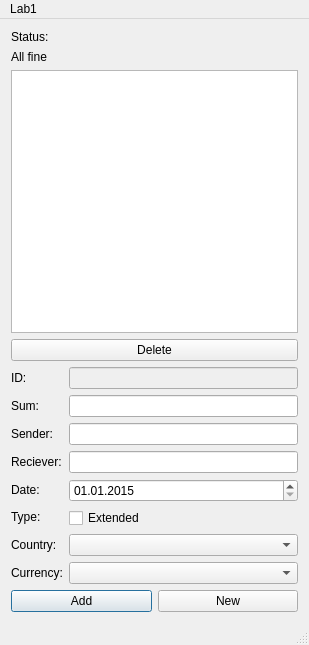
<?xml version="1.0" encoding="UTF-8"?>
<ui version="4.0">
 <class>MainWindow</class>
 <widget class="QMainWindow" name="MainWindow">
  <property name="geometry">
   <rect>
    <x>0</x>
    <y>0</y>
    <width>309</width>
    <height>645</height>
   </rect>
  </property>
  <property name="windowTitle">
   <string>Lab1</string>
  </property>
  <widget class="QWidget" name="centralWidget">
   <layout class="QVBoxLayout" name="verticalLayout_8">
    <item>
     <layout class="QVBoxLayout" name="verticalLayout_7">
      <item>
       <layout class="QVBoxLayout" name="verticalLayout_6">
        <item>
         <layout class="QVBoxLayout" name="verticalLayout_5">
          <item>
           <layout class="QVBoxLayout" name="verticalLayout_4">
            <item>
             <widget class="QLabel" name="label_5">
              <property name="text">
               <string>Status:</string>
              </property>
             </widget>
            </item>
            <item>
             <widget class="QLabel" name="label_9">
              <property name="text">
               <string>All fine</string>
              </property>
             </widget>
            </item>
            <item>
             <widget class="QListWidget" name="listWidget"/>
            </item>
           </layout>
          </item>
          <item>
           <widget class="QPushButton" name="pushButton_3">
            <property name="text">
             <string>Delete</string>
            </property>
           </widget>
          </item>
         </layout>
        </item>
       </layout>
      </item>
      <item>
       <layout class="QVBoxLayout" name="verticalLayout_3">
        <item>
         <layout class="QHBoxLayout" name="horizontalLayout">
          <item>
           <layout class="QVBoxLayout" name="verticalLayout">
            <item>
             <widget class="QLabel" name="label_6">
              <property name="text">
               <string>ID:</string>
              </property>
             </widget>
            </item>
            <item>
             <widget class="QLabel" name="label">
              <property name="text">
               <string>Sum:</string>
              </property>
             </widget>
            </item>
            <item>
             <widget class="QLabel" name="label_2">
              <property name="text">
               <string>Sender:</string>
              </property>
             </widget>
            </item>
            <item>
             <widget class="QLabel" name="label_3">
              <property name="text">
               <string>Reciever:</string>
              </property>
             </widget>
            </item>
            <item>
             <widget class="QLabel" name="label_4">
              <property name="text">
               <string>Date:</string>
              </property>
             </widget>
            </item>
            <item>
             <widget class="QLabel" name="label_10">
              <property name="text">
               <string>Type:</string>
              </property>
             </widget>
            </item>
            <item>
             <widget class="QLabel" name="label_7">
              <property name="text">
               <string>Country:</string>
              </property>
             </widget>
            </item>
            <item>
             <widget class="QLabel" name="label_8">
              <property name="text">
               <string>Currency:</string>
              </property>
             </widget>
            </item>
           </layout>
          </item>
          <item>
           <layout class="QVBoxLayout" name="verticalLayout_2">
            <item>
             <widget class="QLineEdit" name="lineEdit_4">
              <property name="enabled">
               <bool>false</bool>
              </property>
              <property name="readOnly">
               <bool>true</bool>
              </property>
             </widget>
            </item>
            <item>
             <widget class="QLineEdit" name="lineEdit"/>
            </item>
            <item>
             <widget class="QLineEdit" name="lineEdit_2"/>
            </item>
            <item>
             <widget class="QLineEdit" name="lineEdit_3"/>
            </item>
            <item>
             <widget class="QDateEdit" name="dateEdit">
              <property name="minimumDate">
               <date>
                <year>1752</year>
                <month>9</month>
                <day>15</day>
               </date>
              </property>
              <property name="displayFormat">
               <string>dd.MM.yyyy</string>
              </property>
              <property name="date">
               <date>
                <year>2015</year>
                <month>1</month>
                <day>1</day>
               </date>
              </property>
             </widget>
            </item>
            <item>
             <widget class="QCheckBox" name="checkBox">
              <property name="text">
               <string>Extended</string>
              </property>
             </widget>
            </item>
            <item>
             <widget class="QComboBox" name="comboBox"/>
            </item>
            <item>
             <widget class="QComboBox" name="comboBox_2"/>
            </item>
           </layout>
          </item>
         </layout>
        </item>
        <item>
         <layout class="QHBoxLayout" name="horizontalLayout_2">
          <item>
           <widget class="QPushButton" name="pushButton">
            <property name="text">
             <string>Add</string>
            </property>
            <property name="default">
             <bool>true</bool>
            </property>
           </widget>
          </item>
          <item>
           <widget class="QPushButton" name="pushButton_2">
            <property name="text">
             <string>New</string>
            </property>
           </widget>
          </item>
         </layout>
        </item>
       </layout>
      </item>
     </layout>
    </item>
   </layout>
  </widget>
  <widget class="QMenuBar" name="menuBar">
   <property name="geometry">
    <rect>
     <x>0</x>
     <y>0</y>
     <width>309</width>
     <height>25</height>
    </rect>
   </property>
   <widget class="QMenu" name="menuLab1">
    <property name="title">
     <string>Lab1</string>
    </property>
   </widget>
   <addaction name="menuLab1"/>
  </widget>
  <widget class="QStatusBar" name="statusBar"/>
 </widget>
 <layoutdefault spacing="6" margin="11"/>
 <tabstops>
  <tabstop>lineEdit</tabstop>
  <tabstop>lineEdit_2</tabstop>
  <tabstop>lineEdit_3</tabstop>
  <tabstop>dateEdit</tabstop>
  <tabstop>pushButton</tabstop>
  <tabstop>listWidget</tabstop>
  <tabstop>pushButton_2</tabstop>
  <tabstop>pushButton_3</tabstop>
  <tabstop>lineEdit_4</tabstop>
 </tabstops>
 <resources/>
 <connections/>
</ui>
